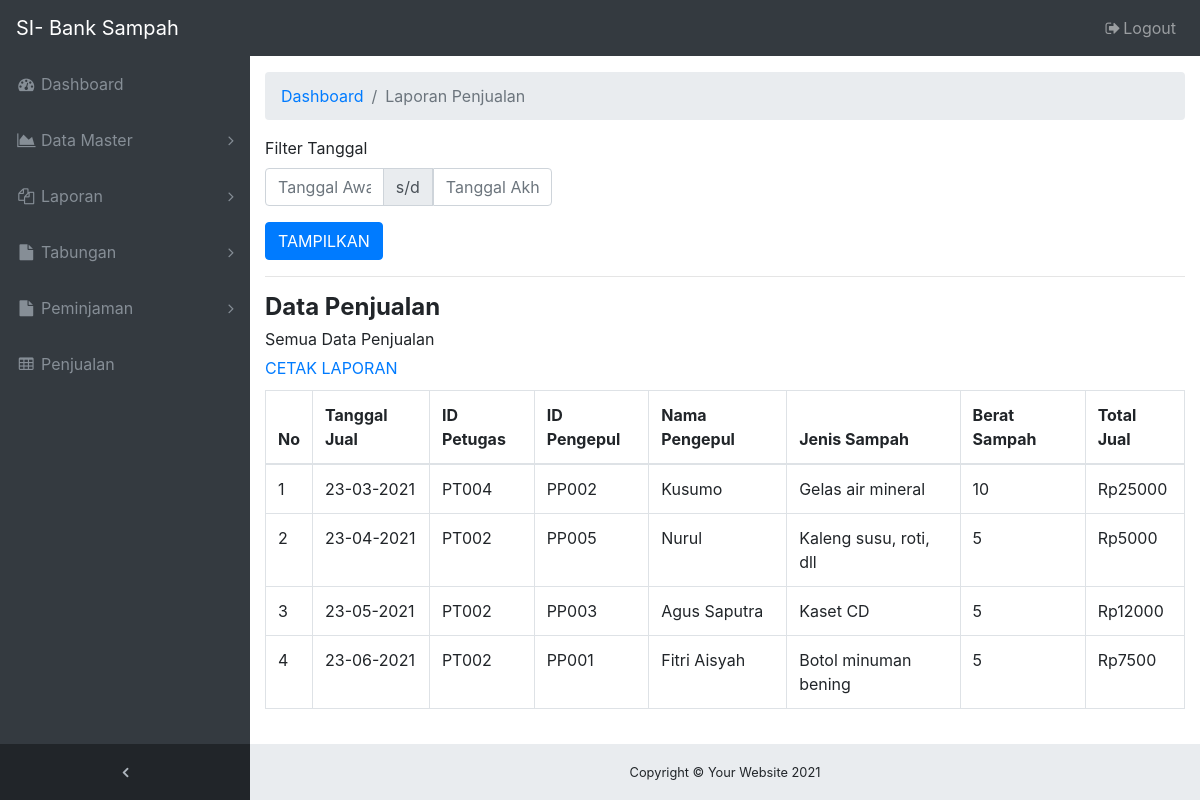
Screenshot of /ADMIN/laporan-penjualan.php (signed in) with the database file from the repository.
### tables this page shows
CREATE TABLE `tb_penjualan` (
  `id_jual` varchar(10) NOT NULL,
  `id_petugas` varchar(10) NOT NULL,
  `id_pengepul` varchar(10) NOT NULL,
  `id_jenis` varchar(10) NOT NULL,
  `berat_jual` int(11) NOT NULL,
  `total_jual` int(11) NOT NULL,
  `tanggal_jual` date NOT NULL
);

CREATE TABLE `tb_pengepul` (
  `id_pengepul` varchar(10) NOT NULL,
  `nama_pengepul` varchar(50) NOT NULL,
  `jk_pengepul` varchar(10) NOT NULL,
  `alamat_pengepul` varchar(50) NOT NULL,
  `telp_pengepul` varchar(15) NOT NULL
);

CREATE TABLE `tb_jenis_sampah` (
  `id_jenis` varchar(10) NOT NULL,
  `nama_jenis` varchar(30) NOT NULL,
  `harga_beli` int(11) NOT NULL,
  `harga_jual` int(11) NOT NULL
);

### ADMIN/laporan-penjualan.php (the view, shortened to what this page needs)
<!DOCTYPE html>
<html lang="en">
  <head>
    <link href="vendor/bootstrap/css/bootstrap.min.css" rel="stylesheet">
    <link href="vendor/font-awesome/css/font-awesome.min.css" rel="stylesheet" type="text/css">
    <link href="vendor/datatables/dataTables.bootstrap4.css" rel="stylesheet">
    <link href="css/sb-admin.css" rel="stylesheet">
    <?php include 'navbar.php'; ?>
  </head>
  <body class="fixed-nav sticky-footer bg-dark" id="page-top">
    <div class="content-wrapper">
      <div class="container-fluid">
        <ol class="breadcrumb">
          <li class="breadcrumb-item">
            <a href="index.php">Dashboard</a>
          </li>
          <li class="breadcrumb-item active">Laporan Penjualan</li>
        </ol>
        <form method="GET" action="laporan-penjualan.php">
          <div class="row">
            <div class="col-sm-6 col-md-4">
              <div class="form-group">
                <label>Filter Tanggal</label>
                <div class="input-group">
                  <input type="text" name="tgl_awal" value="<?= @$_GET['tgl_awal'] ?>" class="form-control tgl_awal datetimepicker-input" placeholder="Tanggal Awal" data-toggle="datetimepicker" data-target=".tgl_awal" autocomplete="off">
                  <div class="input-group-append">
                    <span class="input-group-text">s/d</span>
                  </div>
                  <input type="text" name="tgl_akhir" value="<?= @$_GET['tgl_akhir'] ?>" class="form-control tgl_akhir datetimepicker-input" placeholder="Tanggal Akhir" data-toggle="datetimepicker" data-target=".tgl_akhir" autocomplete="off">
                </div>
              </div>
            </div>
          </div>
          <button type="submit" name="filter" value="true" class="btn btn-primary">TAMPILKAN</button>
        </form>
        <?php
        include "koneksi_db.php";
        $tgl_awal  = @$_GET['tgl_awal'];
        $tgl_akhir = @$_GET['tgl_akhir'];
        if(empty($tgl_awal) or empty($tgl_akhir)){
        $query     = "SELECT pj.id_petugas, p.id_pengepul, p.nama_pengepul, j.nama_jenis, pj.berat_jual, pj.total_jual, pj.tanggal_jual FROM tb_penjualan pj, tb_pengepul p, tb_jenis_sampah j WHERE p.id_pengepul = pj.id_pengepul AND j.id_jenis = pj.id_jenis ORDER BY pj.tanggal_jual ASC";
        $url_cetak = "print-laporan-penjualan.php";
        $label     = "Semua Data Penjualan";
        }
        ?>
        <hr />
        <h4 style="margin-bottom: 5px;"><b>Data Penjualan</b></h4>
        <?php echo $label ?><br />
        <div style="margin-top: 5px;">
          <a href="<?php echo $url_cetak ?>">CETAK LAPORAN</a>
        </div>
        <div class="table-responsive" style="margin-top: 10px;">
          <table class="table table-bordered">
            <thead>
              <tr>
                <th>No</th>
                <th>Tanggal Jual</th>
                <th>ID Petugas</th>
                <th>ID Pengepul</th>
                <th>Nama Pengepul</th>
                <th>Jenis Sampah</th>
                <th>Berat Sampah</th>
                <th>Total Jual</th>
              </tr>
            </thead>
            <tbody>
              <?php
              $sql = mysqli_query($koneksi, $query);
              $row = mysqli_num_rows($sql);
              $nomor = 1;
              if($row > 0){
              while($data = mysqli_fetch_array($sql)){
              $tgl = date('d-m-Y', strtotime($data['tanggal_jual']));
              echo "<tr>";
                echo "<td>".$nomor++."</td>";
                echo "<td>".$tgl."</td>";
                echo "<td>".$data['id_petugas']."</td>";
                echo "<td>".$data['id_pengepul']."</td>";
                echo "<td>".$data['nama_pengepul']."</td>";
                echo "<td>".$data['nama_jenis']."</td>";
                echo "<td>".$data['berat_jual']."</td>";
                echo "<td>Rp".$data['total_jual']."</td>";
              echo "</tr>";
              }
              }else{
              echo "<tr><td colspan='5'>Data tidak ada</td></tr>";
              }
              ?>
            </tbody>
          </table>
        </div>
      </div>
      <?php include 'footer.php'; ?>
    </div>
  </body>
</html>

### ADMIN/css/sb-admin.css (style rules this page uses)
html { position: relative; min-height: 100%; }
body { overflow-x: hidden; }
body.sticky-footer { margin-bottom: 56px; }
body.sticky-footer .content-wrapper { min-height: calc(100vh - 56px - 56px); }
body.fixed-nav { padding-top: 56px; }
.content-wrapper { min-height: calc(100vh - 56px); padding-top: 1rem; }
.content-wrapper { overflow-x: hidden; background: white; }
@media (min-width: 992px) { .content-wrapper { margin-left: 250px; } }

### rows the page displays
tb_penjualan: tanggal_jual "23-03-2021", id_petugas "PT004", id_pengepul.id_pengepul "PP002", id_pengepul.nama_pengepul "Kusumo", id_jenis.nama_jenis "Gelas air mineral", berat_jual "10", total_jual "25000"
tb_penjualan: tanggal_jual "23-04-2021", id_petugas "PT002", id_pengepul.id_pengepul "PP005", id_pengepul.nama_pengepul "Nurul", id_jenis.nama_jenis "Kaleng susu, roti, dll", berat_jual "5", total_jual "5000"
tb_penjualan: tanggal_jual "23-05-2021", id_petugas "PT002", id_pengepul.id_pengepul "PP003", id_pengepul.nama_pengepul "Agus Saputra", id_jenis.nama_jenis "Kaset CD", berat_jual "5", total_jual "12000"
tb_penjualan: tanggal_jual "23-06-2021", id_petugas "PT002", id_pengepul.id_pengepul "PP001", id_pengepul.nama_pengepul "Fitri Aisyah", id_jenis.nama_jenis "Botol minuman bening", berat_jual "5", total_jual "7500"

### other values shown
$label "Semua Data Penjualan"
